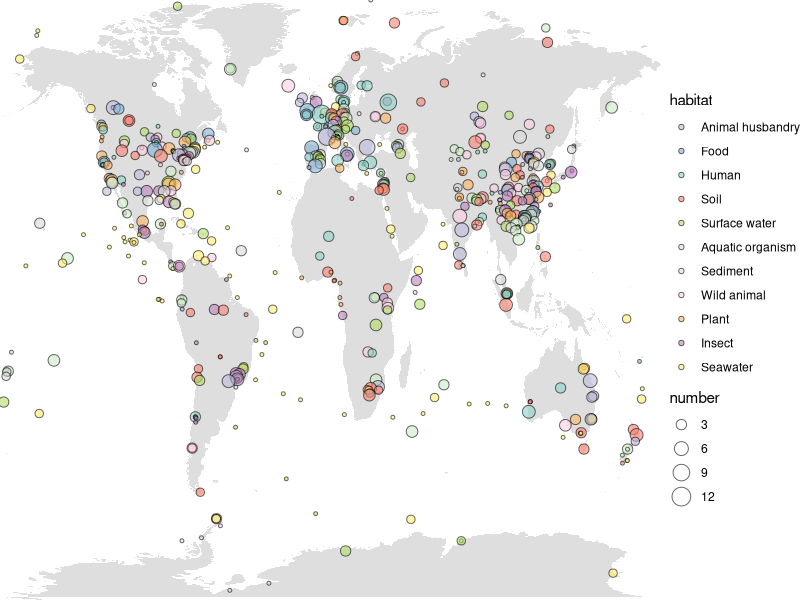
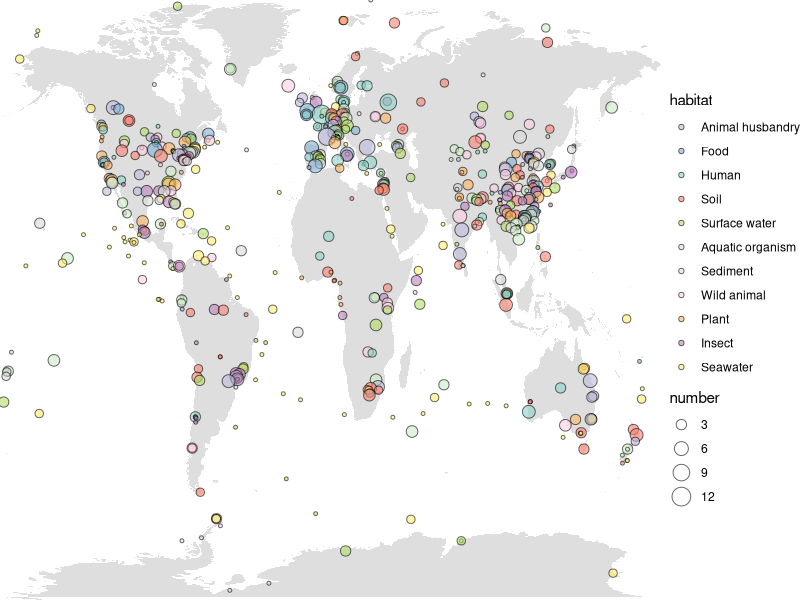
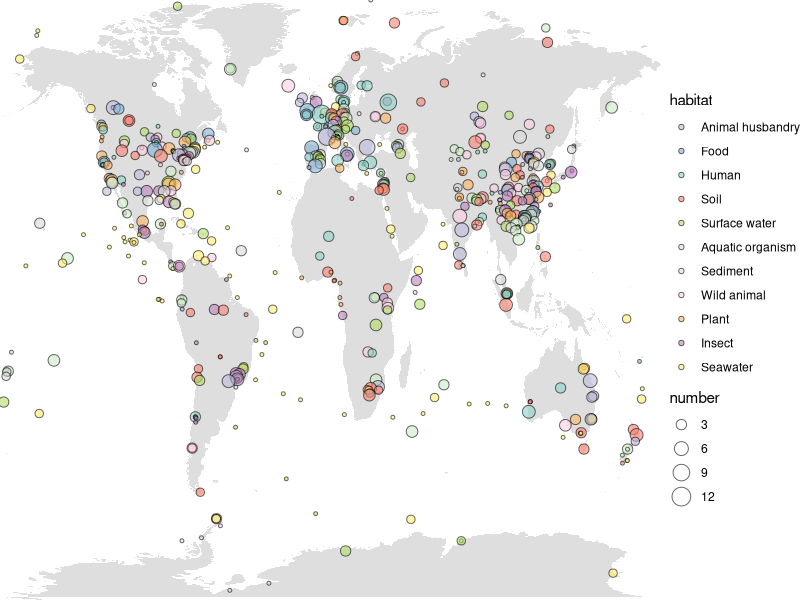

Source code (R) for these figures, in order: (Note: this script raises an error after producing the figures.)
library(maps)
library(ggplot2)
library(dplyr)
setwd("C:/Users/17459/Documents")
data <- read.delim("map-full.txt",header = T)
data$habitat <- factor(data$habitat,levels = c(
  'Animal husbandry',
  'Food',
  'Human',
  'Soil',
  'Surface water',
  'Aquatic organism',
  'Sediment',
  'Wild animal',
  'Plant',
  'Insect',
  'Seawater'
))
world<-map_data("world")
p <- ggplot() +
  geom_polygon(data=world,aes(x=long,y=lat,group=group),
               fill="#dedede")+
  geom_point(data=data,aes(x=longitude,y=latitude,fill=habitat,size=number),shape=21,alpha=0.6)+
  scale_fill_manual(values = c('#BDB9DA',"#80B0D2",'#8DD2C6','#FA8071',"#B3DE69",
                               "#D9D9D9","#CCEBC5","#FBCDE4","#FCB461","#BB80BC","#FFEC6D"))+
  scale_y_continuous(expand = expansion(mult=c(0,0)))+
  scale_x_continuous(expand = expansion(add=c(0,0)))+
  theme_void()

p

ggsave('map-full.pdf',p,width = 11,height = 5)
ggsave("C:/Users/17459/Desktop/test.png", plot = p)  

map_plot <- ggplot() +
  annotate("rect", xmin = -180, xmax = 180, ymin = -90, ymax = 90, 
           fill = "#cceeff", color = NA) +
  geom_polygon(data = world, aes(x = long, y = lat, group = group),
               fill = "#dedede", color = "gray60", size = 0.2) +
  geom_point(data = data, aes(x = longitude, y = latitude, fill = habitat, size = number),
             shape = 21, alpha = 0.7, stroke = 0.5, color = "white") +
  scale_fill_manual(values = habitat_colors, name = "生境类型") +
  scale_size_continuous(range = c(2, 8), name = "数量") +
  scale_y_continuous(
    limits = c(-90, 90), 
    expand = expansion(mult = c(0, 0)),
    name = "纬度"
  ) +
  scale_x_continuous(
    limits = c(-180, 180), 
    expand = expansion(mult = c(0, 0)),
    name = "经度"
  ) +
  theme_minimal() +
  theme(
    panel.grid = element_line(color = "gray90", size = 0.2),
    axis.title = element_text(size = 12, face = "bold"),
    axis.text = element_text(size = 10, color = "gray30"),
    legend.title = element_text(size = 11, face = "bold"),
    legend.text = element_text(size = 9),
    legend.position = "bottom",
    legend.box = "horizontal",
    legend.key.size = unit(0.8, "lines"),
    plot.title = element_text(size = 14, face = "bold", hjust = 0.5),
    plot.subtitle = element_text(size = 10, hjust = 0.5, color = "gray40"),
    plot.margin = margin(10, 10, 10, 10)
  ) +
  labs(
    title = "全球生境分布与数量可视化",
    subtitle = "数据来源: map-full.txt"
  )

print(map_plot)
save_path <- "C:/Users/17459/Desktop/"  

ggsave(paste0(save_path, "map_improved.pdf"), map_plot, width = 11, height = 5, dpi = 300)
ggsave(paste0(save_path, "map_improved.png"), map_plot, width = 11, height = 5, dpi = 300)
ggsave(paste0(save_path, "map_improved.tif"), map_plot, width = 11, height = 5, dpi = 300)

